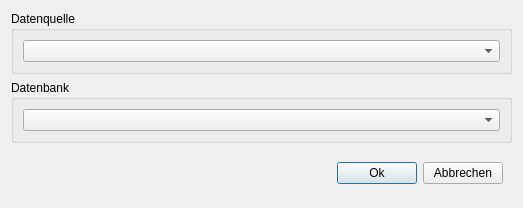
<?xml version="1.0" encoding="UTF-8"?>
<ui version="4.0">
 <class>dlgModeSelect</class>
 <widget class="QDialog" name="dlgModeSelect">
  <property name="geometry">
   <rect>
    <x>0</x>
    <y>0</y>
    <width>523</width>
    <height>208</height>
   </rect>
  </property>
  <property name="windowTitle">
   <string>Sitzungsauswahl</string>
  </property>
  <layout class="QVBoxLayout" name="verticalLayout">
   <item>
    <widget class="QGroupBox" name="gbxSource">
     <property name="title">
      <string>Datenquelle</string>
     </property>
     <layout class="QVBoxLayout" name="verticalLayout_2">
      <item>
       <widget class="QComboBox" name="cmbSource"/>
      </item>
     </layout>
    </widget>
   </item>
   <item>
    <widget class="QGroupBox" name="gbxDatabase">
     <property name="title">
      <string>Datenbank</string>
     </property>
     <layout class="QVBoxLayout" name="verticalLayout_3">
      <item>
       <widget class="QComboBox" name="cmbDatabase"/>
      </item>
     </layout>
    </widget>
   </item>
   <item>
    <widget class="QWidget" name="wdgButtons" native="true">
     <layout class="QHBoxLayout" name="horizontalLayout">
      <item>
       <spacer name="horizontalSpacer">
        <property name="orientation">
         <enum>Qt::Horizontal</enum>
        </property>
        <property name="sizeHint" stdset="0">
         <size>
          <width>302</width>
          <height>20</height>
         </size>
        </property>
       </spacer>
      </item>
      <item>
       <widget class="QPushButton" name="btnYes">
        <property name="text">
         <string>Ok</string>
        </property>
       </widget>
      </item>
      <item>
       <widget class="QPushButton" name="btnNo">
        <property name="text">
         <string>Abbrechen</string>
        </property>
       </widget>
      </item>
     </layout>
    </widget>
   </item>
  </layout>
 </widget>
 <resources/>
 <connections/>
</ui>
